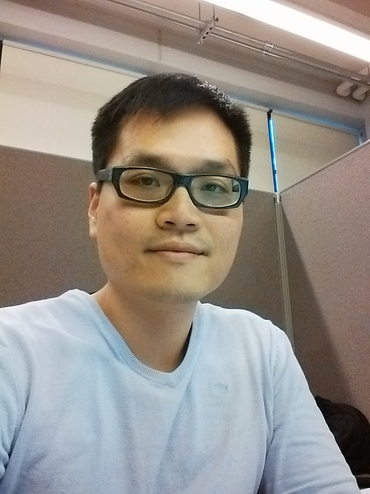
#> input picture Project1/1.jpg, 370 x 494 px, shrunk from 960 x 1280 before the run
$ python FaceDetection.py
#> lines starting #> are read from the running program, lines starting #| are printed output that depends on the picture; after the words box and inside, x2 and y2 are one past the last pixel; in counts of white or black regions, pixels touching at a corner belong together
import numpy as np
import cv2

face_cascade = cv2.CascadeClassifier('haarcascade_frontalface_default.xml')
eye_cascade=cv2.CascadeClassifier('haarcascade_eye.xml')

img1 = cv2.imread('1.jpg')
#> img1 is the input picture: shape (494, 370, 3); mean B, G, R 136.4, 143.6, 150.2
img2 = cv2.imread('2.jpg')
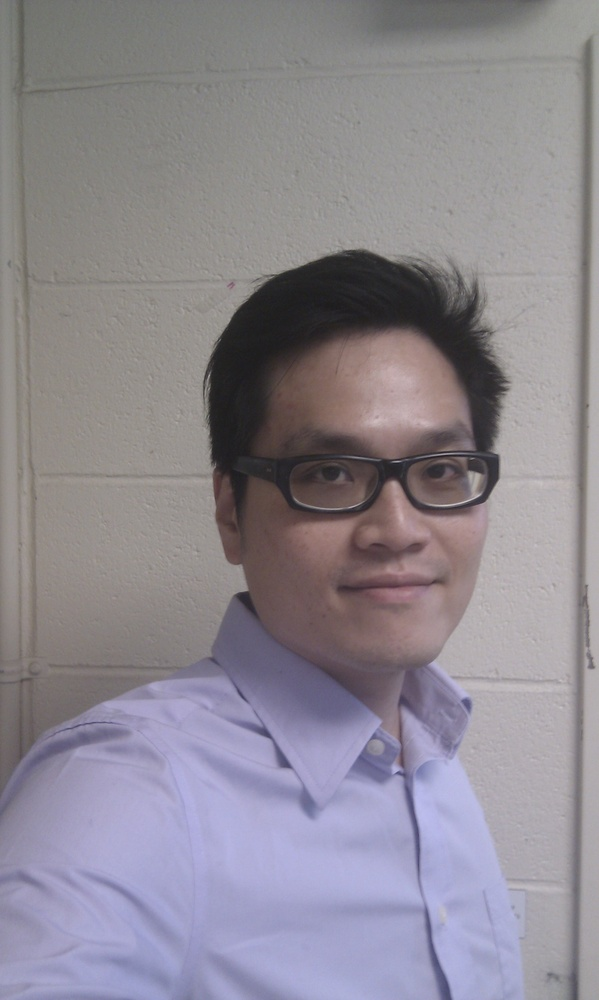
#> input picture Project1/2.jpg, 599 x 1000 px, shrunk from 1552 x 2592 before the run
#> img2 is the input picture: shape (1000, 599, 3); mean B, G, R 144.7, 136.2, 141.3
img3 = cv2.imread('3.jpg')
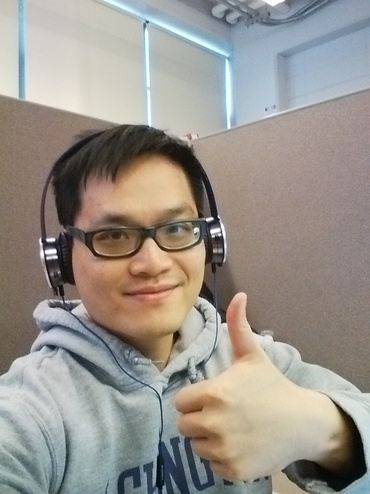
#> input picture Project1/3.jpg, 370 x 494 px, shrunk from 960 x 1280 before the run
#> img3 is the input picture: shape (494, 370, 3); mean B, G, R 140.2, 147.6, 153.6

img1_gray = cv2.cvtColor(img1,cv2.COLOR_RGB2GRAY)
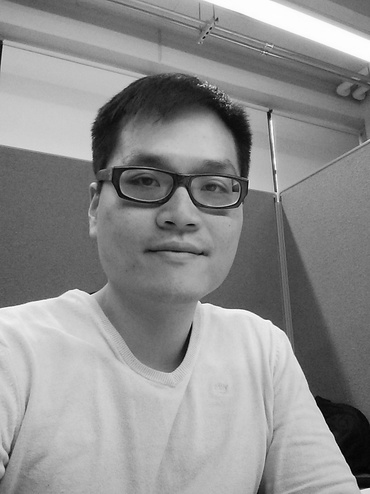
#> img1_gray: shape (494, 370); min 1, max 255, mean 142.2
img2_gray = cv2.cvtColor(img2,cv2.COLOR_RGB2GRAY)
img3_gray = cv2.cvtColor(img3,cv2.COLOR_RGB2GRAY)
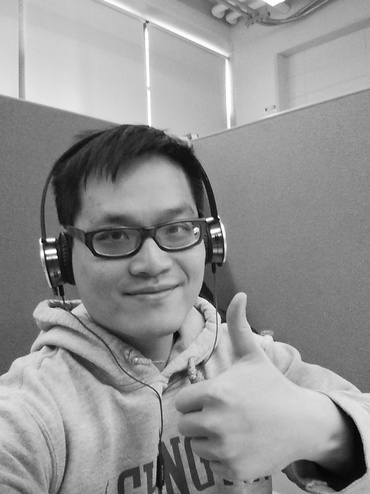
#> img3_gray: shape (494, 370); min 1, max 255, mean 146.1

#img1 = img3
#img1_gray = img3_gray


faces = face_cascade.detectMultiScale(img1_gray,1.3,5)
#> faces = [[90, 120, 176, 176]]
for (x,y,w,h) in faces:
    cv2.rectangle(img1,(x,y),(x+w,y+h),(255,0,0),1)
    roi_gray=img1_gray[y:y+h,x:x+w]
    roi_color=img1[y:y+h,x:x+w]
    eyes = eye_cascade.detectMultiScale(roi_gray)
    for (ex,ey,ew,eh) in eyes:
        cv2.rectangle(roi_color,(ex,ey),(ex+ew,ey+eh),(0,255,0),2)
#> this loop made 1 pass
#> (x, y, w, h, eyes) on pass 1: (90, 120, 176, 176, [[47, 51, 23, 23], [109, 55, 25, 25]])
#> pass 1, `roi_gray=img1_gray[y:y+h,x:x+w]`:
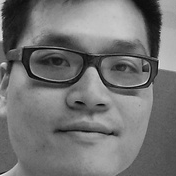
#> roi_gray: shape (176, 176); min 1, max 240, mean 115.1
#> after the loop:
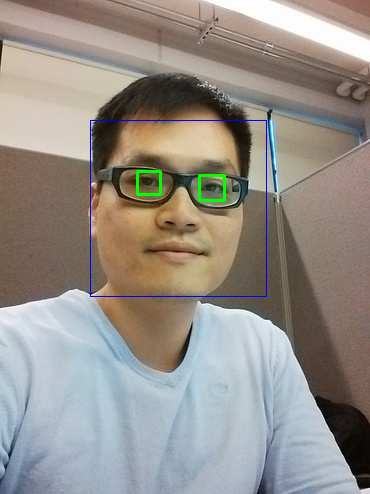
#> img1: shape (494, 370, 3); 0.7% of pixels changed, all inside (x1, y1, x2, y2) = (90, 120, 267, 297)
#> after the loop:
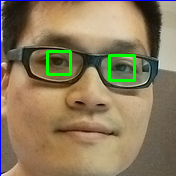
#> roi_color: shape (176, 176, 3); mean B, G, R 92.4, 123, 139.3

cv2.imshow('Face Detection',img1)
cv2.waitKey(0)
cv2.destroyAllWindows()

# not perfect: addtional eye or face detection windows show up
